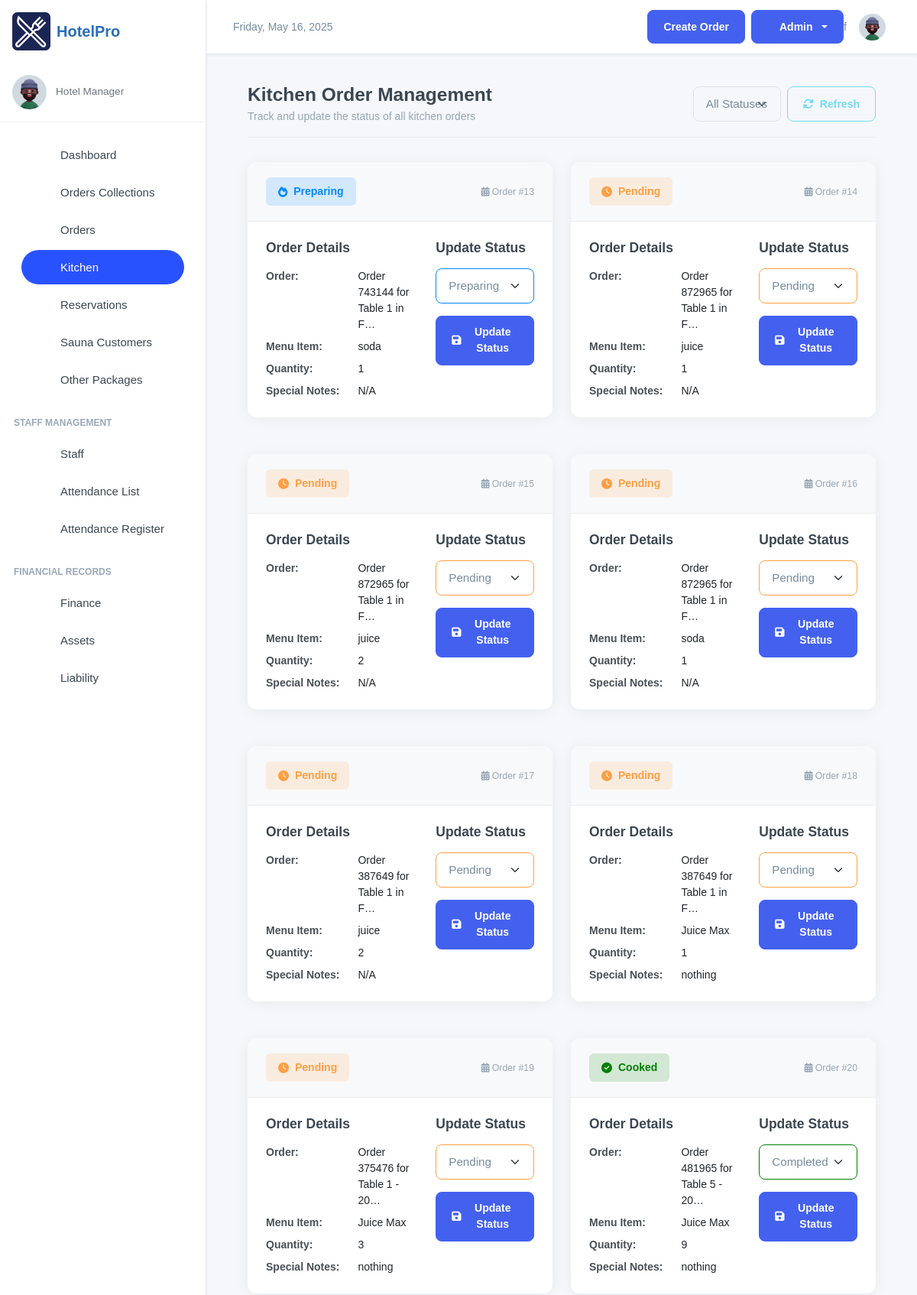
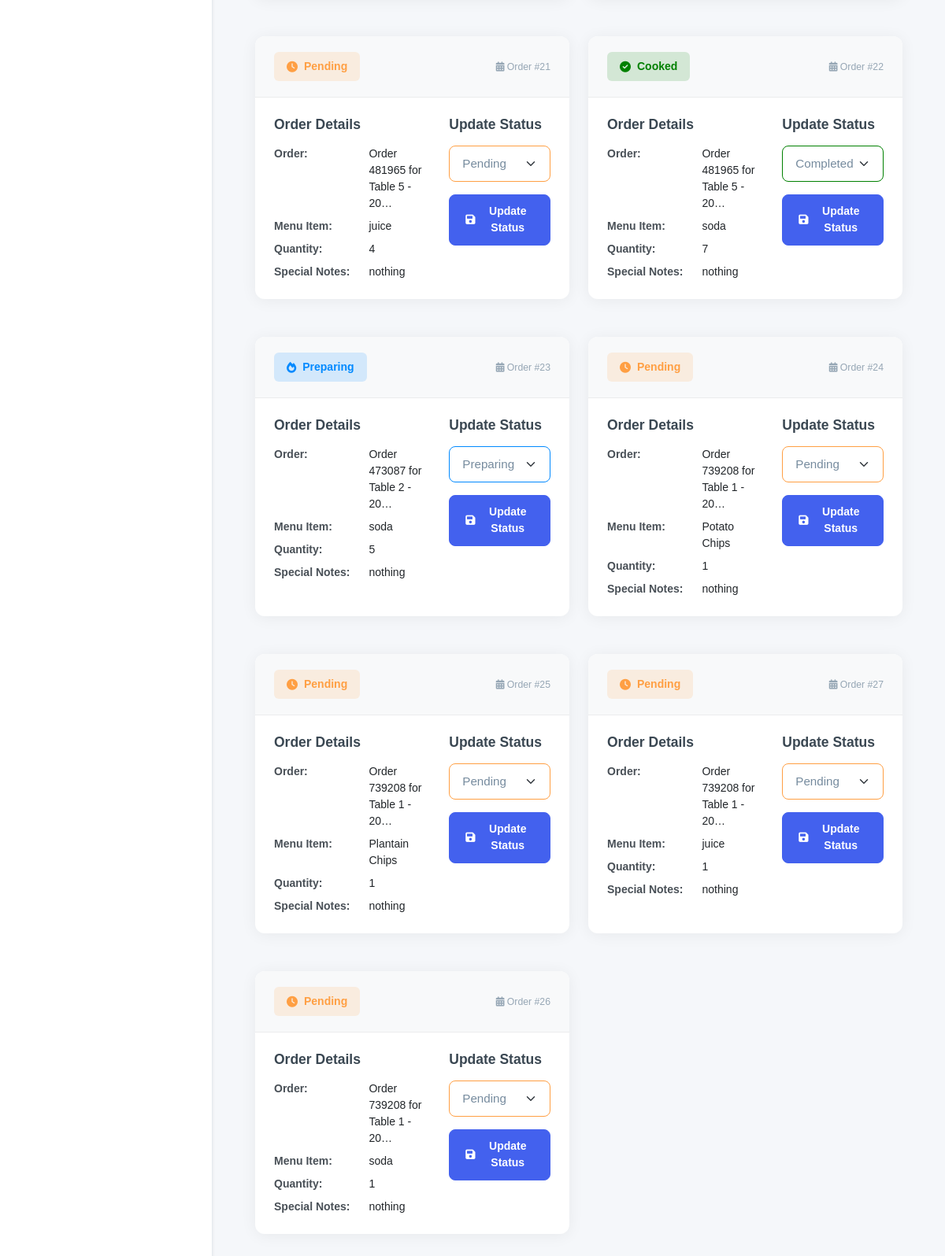
The page /kitchen/ on the database its author committed (2 pictures, top to bottom).
### inventory/models.py (models this page shows, shortened)
class OrderItem(models.Model):
    ORDER_TYPE_CHOICES = [
        ('Dine-In', 'Dine-In'),
        ('Take-Away', 'Take-Away'),
    ]
    SPECIAL_NOTES_CHOICES = [
        ('nothing', 'Nothing'),
        ('strongly spiced', 'Strongly Spiced'),
        ('midly spiced', 'Mildly Spiced'),
        ('chips', 'Chips'),
        ('rice', 'Rice'),
        ('posho', 'Posho'),
        ('rice_posho', 'Rice + Posho'),
        ('chips_rice', 'Chips + Rice'),
        ('chips_posho', 'Chips + Posho'),
    ]
    order = models.ForeignKey('OrderTransaction', on_delete=models.CASCADE, related_name='order_items')
    menu_item = models.ForeignKey('MenuItem', on_delete=models.CASCADE, null=True, blank=True)
    order_date = models.DateTimeField(auto_now_add=True)
    customer_name = models.CharField(max_length=255, blank=True, null=True, default="Customer")
    dining_area = models.ForeignKey('DiningArea', on_delete=models.SET_NULL, null=True, blank=True)
    table = models.ForeignKey('Table', on_delete=models.SET_NULL, null=True, blank=True)
    total_price = models.DecimalField(max_digits=10, decimal_places=2, default=Decimal('0.00'))
    quantity = models.IntegerField(blank=True, null=True)
    status = models.CharField(
        max_length=50,
        choices=[('Pending', 'Pending'), ('Preparing', 'Preparing'), ('Cooked', 'Completed'), ('Served', 'Served'), ('Cancelled', 'Cancelled')],
        default='Pending'
    )
    special_notes = models.CharField(
        max_length=50,
        choices=SPECIAL_NOTES_CHOICES,
        default="nothing",
        blank=True,
        null=True
    )
    order_type = models.CharField(
        max_length=10,
        choices=ORDER_TYPE_CHOICES,
        default='Dine-In'
    )
    updated = models.DateTimeField(auto_now=True, blank=True, null=True)
    class Meta:
        verbose_name = 'Order Item'
        verbose_name_plural = 'Order Items'
        ordering = ['-order_date']

class OrderTransaction(models.Model):
    pay_mode = (
        ("NO PAYMENT", "NO PAYMENT"),
        ("CASH", "CASH"),
        ("MOMO PAY", "MOMO PAY"),
        ("AIRTEL PAY", "AIRTEL PAY"),
        ("INVOICE", "INVOICE"),
    )
    random_id = models.CharField(max_length=6, unique=True, editable=False, default=generate_random_id)
    customer_name = models.CharField(max_length=255, blank=True, null=True, default="Customer")
    dining_area = models.ForeignKey(DiningArea, on_delete=models.SET_NULL, null=True, blank=True)
    table = models.ForeignKey(Table, on_delete=models.SET_NULL, null=True, blank=True )
    special_notes = models.TextField(default="Null")
    created = models.DateField(auto_now_add=True, blank=True, null=True)
    payment_mode = models.CharField(default="NO PAYMENT", max_length=50, choices=pay_mode)
    transaction_id = models.CharField(blank=True, null=True, max_length=100, help_text="Transaction ID / Invoice Number")
    created_by = models.ForeignKey(User, on_delete=models.SET_NULL, null=True, blank=True)
    updated = models.DateField(auto_now=True, blank=True, null=True)
    class Meta:
        ordering = ['-created']
    def __str__(self):
        if self.table and self.dining_area:
            return f"Order {self.random_id} for Table {self.table.table_number} in {self.dining_area.name} - {self.created}"
        elif self.table:
            return f"Order {self.random_id} for Table {self.table.table_number} - {self.created}"
        else:
            return f"Order {self.random_id} - {self.created}"

class Table(models.Model):
    table_number = models.IntegerField()
    dining_area = models.ForeignKey(DiningArea, on_delete=models.CASCADE, related_name='tables')
    capacity = models.IntegerField()  # Number of seats at the table
    is_available = models.BooleanField(default=True)

class DiningArea(models.Model):
    name = models.CharField(max_length=255)
    description = models.TextField(blank=True, null=True)

class MenuItem(models.Model):
    category = models.ForeignKey(Category, on_delete=models.CASCADE, related_name="menu_items")
    name = models.CharField(max_length=100)
    description = models.TextField()
    price = models.DecimalField(max_digits=10, decimal_places=2, default=Decimal('0.00'))
    is_available = models.BooleanField(default=True)
    image_url = models.ImageField(blank=True, null=True, upload_to="menu_items")
    def __str__(self):
        return self.name
    class Meta:
        ordering = ['name']

### kitchen/views.py (the view)
# urls.py: path("", views.kitchen, name='kitchen'),
def kitchen(request):
    orders = OrderItem.objects.all()
    return render(request, "kitchen.html", {"orders": orders})

### kitchen/templates/kitchen.html (shortened to what this page needs)
{% extends 'base.html' %}
{% block content %}
<div class="main-container">
    <div class="page-header">
        <div>
            <h3 class="fw-bold mb-1">Kitchen Order Management</h3>
            <p class="text-muted mb-0">Track and update the status of all kitchen orders</p>
        </div>
        <div class="d-flex gap-2">
            <select class="form-select status-filter" id="statusFilter">
                <option value="all">All Statuses</option>
            </select>
            <button type="button" class="btn btn-outline-secondary" id="refreshOrders">
                <i class="fas fa-sync-alt"></i> Refresh
            </button>
        </div>
    </div>
    {% if orders %}
    <div class="order-grid">
        {% for order in orders reversed %}
        <div class="card order-card" data-status="{{ order.status }}">
            <div class="card-header">
                <div class="d-flex justify-content-between align-items-center card-header-content">
                    <div>
                        <span class="status-badge
                            {% if order.status == 'Pending' %}status-pending
                            {% elif order.status == 'Preparing' %}status-preparing
                            {% elif order.status == 'Served' %}status-served
                            {% elif order.status == 'Cooked' %}status-completed
                            {% elif order.status == 'Cancelled' %}status-cancelled
                            {% endif %}">
                            <i class="fas
                                {% if order.status == 'Pending' %}fa-clock
                                {% elif order.status == 'Preparing' %}fa-fire
                                {% elif order.status == 'Served' %}fa-utensils
                                {% elif order.status == 'Cooked' %}fa-check-circle
                                {% elif order.status == 'Cancelled' %}fa-times-circle
                                {% endif %}"></i>
                            {{ order.status }}
                        </span>
                    </div>
                    <div class="small text-muted">
                        <i class="fas fa-calendar-alt"></i> Order #{{ order.id }}
                    </div>
                </div>
            </div>
            <div class="order-card-body">
                <div class="row">
                    <div class="col-md-7 mb-3 mb-md-0">
                        <h5 class="mb-3 fw-bold">Order Details</h5>
                        <div class="order-info-grid">
                            <div class="info-label">Order:</div>
                            <div class="info-value">{{ order.order|truncatechars:30 }}</div>
                            <div class="info-label">Menu Item:</div>
                            <div class="info-value">{{ order.menu_item }}</div>
                            <div class="info-label">Quantity:</div>
                            <div class="info-value">{{ order.quantity }}</div>
                            <div class="info-label">Special Notes:</div>
                            <div class="info-value">{{ order.special_notes|default:"N/A" }}</div>
                        </div>
                    </div>
                    <div class="col-md-5">
                        <h5 class="mb-3 fw-bold">Update Status</h5>
                        <form action="/kitchen/update_order_status/{{order.id}}/" method="post" class="order-status-form">
                            <div class="mb-3">
                                <select name="status" class="form-select order-status-select
                                    {% if order.status == 'Pending' %}select-status-pending
                                    {% elif order.status == 'Preparing' %}select-status-preparing
                                    {% elif order.status == 'Served' %}select-status-served
                                    {% elif order.status == 'Cooked' %}select-status-completed
                                    {% elif order.status == 'Cancelled' %}select-status-cancelled
                                    {% endif %}"
                                    data-order-id="{{ order.id }}">
                                    <option value="Pending" {% if order.status == "Pending" %}selected{% endif %}>Pending</option>
                                    <option value="Preparing" {% if order.status == "Preparing" %}selected{% endif %}>Preparing</option>
                                    <option value="Cooked" {% if order.status == "Cooked" %}selected{% endif %}>Completed</option>
                                </select>
                            </div>
                            <button type="submit" class="btn btn-primary w-100">
                                <i class="fas fa-save"></i> Update Status
                            </button>
                        </form>
                    </div>
                </div>
            </div>
        </div>
        {% endfor %}
    </div>
    {% endif %}
</div>
<link rel="stylesheet" href="https://cdnjs.cloudflare.com/ajax/libs/font-awesome/6.0.0/css/all.min.css">
{% endblock content %}

### templates/base.html (style rules this page uses)
:root { --primary-color: #2A6EBB; --secondary-color: #F8F9FA; --accent-color: #FFD700; --text-color: #333333; --success-color: #28a745; --danger-color: #dc3545; --warning-color: #ffc107; --info-color: #17a2b8; }
body { font-family: 'Poppins', sans-serif; background-color: #f5f7fa; }
.btn-primary { background-color: var(--primary-color); border-color: var(--primary-color); }
.card { border-radius: 0.75rem; border: none; box-shadow: 0 0.125rem 0.25rem rgba(0, 0, 0, 0.075); transition: transform 0.2s ease-in-out, box-shadow 0.2s ease-in-out; }

### kitchen/templates/kitchen.html (style rules this page uses)
.card { border-radius: 12px; border: none; box-shadow: 0 2px 20px rgba(0, 0, 0, 0.06); margin-bottom: 1.5rem; transition: transform 0.2s, box-shadow 0.2s; overflow: hidden; }
.card-header { background-color: #f8f9fa; border-bottom: 1px solid rgba(0, 0, 0, 0.05); padding: 1.25rem 1.5rem; }
.order-card-body { padding: 1.5rem; }
.main-container { max-width: 1200px; margin: 0 auto; padding: 1.5rem; }
.page-header { display: flex; align-items: center; justify-content: space-between; margin-bottom: 2rem; padding-bottom: 1rem; border-bottom: 1px solid #e9ecef; }
.order-grid { display: grid; gap: 1.5rem; }
.status-badge { display: inline-flex; align-items: center; padding: 0.5rem 1rem; border-radius: 6px; font-weight: 600; font-size: 0.875rem; gap: 0.5rem; }
.status-pending { background-color: rgba(255, 159, 67, 0.15); color: #ff9f43; }
.status-preparing { background-color: rgba(0, 137, 255, 0.15); color: #0089ff; }
.status-completed { background-color: rgba(0, 128, 0, 0.15); color: #008000; }
.form-select { border-radius: 8px; border: 1px solid #dee2e6; padding: 0.65rem 1rem; font-size: 0.95rem; transition: border-color 0.15s ease-in-out, box-shadow 0.15s ease-in-out; }
.btn { border-radius: 8px; padding: 0.65rem 1.25rem; font-weight: 600; transition: all 0.2s; display: inline-flex; align-items: center; justify-content: center; gap: 0.5rem; }
.btn-primary { background-color: #4361ee; border-color: #4361ee; }
.order-info-grid { display: grid; grid-template-columns: max-content 1fr; gap: 0.5rem 1.5rem; align-items: baseline; }
.info-label { font-weight: 600; color: #495057; }
.info-value { color: #212529; }
.select-status-pending { border-color: #ff9f43; }
.select-status-preparing { border-color: #0089ff; }
.select-status-completed { border-color: #008000; }
@media (min-width: 768px) { .order-grid { grid-template-columns: repeat(auto-fill, minmax(360px, 1fr)); } }

### rows shown on the page
OrderItem: status "Preparing", id "13", order "Order 743144 for Table 1 in F…", menu_item "soda", quantity "1", special_notes "N/A"
OrderItem: status "Pending", id "14", order "Order 872965 for Table 1 in F…", menu_item "juice", quantity "1", special_notes "N/A"
OrderItem: status "Pending", id "15", order "Order 872965 for Table 1 in F…", menu_item "juice", quantity "2", special_notes "N/A"
OrderItem: status "Pending", id "16", order "Order 872965 for Table 1 in F…", menu_item "soda", quantity "1", special_notes "N/A"
OrderItem: status "Pending", id "17", order "Order 387649 for Table 1 in F…", menu_item "juice", quantity "2", special_notes "N/A"
OrderItem: status "Pending", id "18", order "Order 387649 for Table 1 in F…", menu_item "Juice Max", quantity "1", special_notes "nothing"
OrderItem: status "Pending", id "19", order "Order 375476 for Table 1 - 20…", menu_item "Juice Max", quantity "3", special_notes "nothing"
OrderItem: status "Cooked", id "20", order "Order 481965 for Table 5 - 20…", menu_item "Juice Max", quantity "9", special_notes "nothing", status "Completed"
OrderItem: status "Pending", id "21", order "Order 481965 for Table 5 - 20…", menu_item "juice", quantity "4", special_notes "nothing"
OrderItem: status "Cooked", id "22", order "Order 481965 for Table 5 - 20…", menu_item "soda", quantity "7", special_notes "nothing", status "Completed"
OrderItem: status "Preparing", id "23", order "Order 473087 for Table 2 - 20…", menu_item "soda", quantity "5", special_notes "nothing"
OrderItem: status "Pending", id "24", order "Order 739208 for Table 1 - 20…", menu_item "Potato Chips", quantity "1", special_notes "nothing"
OrderItem: status "Pending", id "25", order "Order 739208 for Table 1 - 20…", menu_item "Plantain Chips", quantity "1", special_notes "nothing"
OrderItem: status "Pending", id "27", order "Order 739208 for Table 1 - 20…", menu_item "juice", quantity "1", special_notes "nothing"
OrderItem: status "Pending", id "26", order "Order 739208 for Table 1 - 20…", menu_item "soda", quantity "1", special_notes "nothing"
